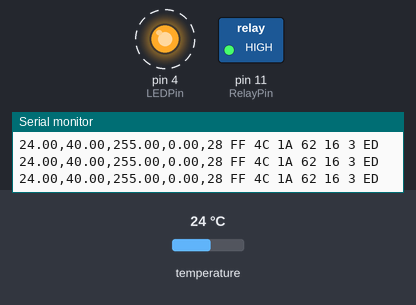
Bench run of a sketch on a simulated Arduino Uno, built with avr-gcc and run on an emulated ATmega328P. Parts: switched loads named in the sketch (green lamp = pin HIGH), output pins drawn as LEDs (lit = HIGH), the last lines printed to the serial monitor. Dashed ring = blinking. Inputs (shaded band) come from the test bench; at power-on: temperature 24 °C.

Above: at 3.7 s.
3.8 s: temperature set to 34.8 °C
6.1 s: temperature set to 35.5 °C
At 7.66 s:
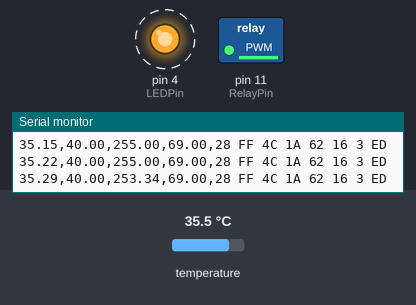
9.6 s: temperature set to 41 °C
At 11.8 s:
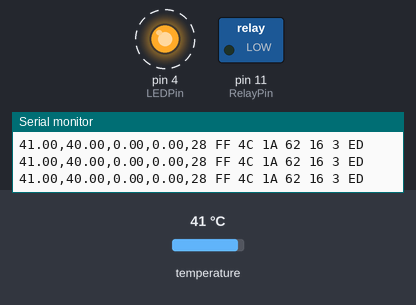
13.1 s: temperature set to 39 °C
At 15.8 s:
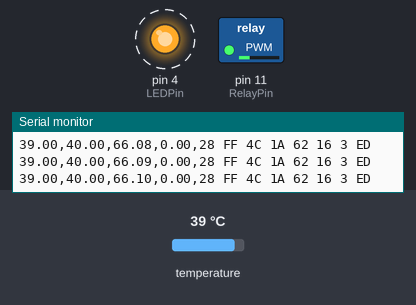
Timing chart, 0 to 18.3 s (numbered marks = the images above; inputs shaded):
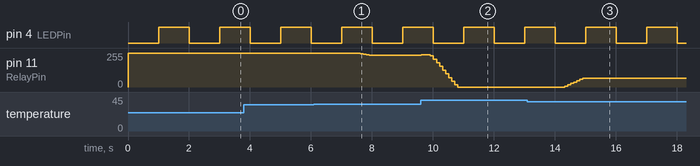

The sketch:

noiseDiodeTempControlPIDDallas_2Sensor21November2012.ino
```cpp
#include <OneWire.h>
#include <PID_v1.h>
#include <Metro.h>
#define RelayPin 11


#define LEDPin 4
double Setpoint, Input, Output;

double errorVal,errorWindow; //to keep the temperature error
int errorState,ledState; // state of the error (either within athe window or not)

//Specify the links and initial tuning parameters
PID myPID(&Input, &Output, &Setpoint,50,0.1,0, DIRECT);

//int WindowSize = 10000;
//unsigned long windowStartTime;


volatile int HighByte, LowByte, TReading, SignBit, Tc_100, Whole, Fract;
volatile int requestFlag;
volatile int readTimerCounter=0;
unsigned long Time[5];
double Temps[5],dRate;


byte present = 0;
byte data[12];
byte addr[8];
double error;
volatile double Temperature;
/* DS18S20 Temperature chip i/o

 */

OneWire  ds(10);  // on pin 10
//int Heater=11;
Metro requestTimer(1000);
Metro readTimer(100);


void requestTemps(){
  byte i;
  if ( !ds.search(addr)) {
    //  Serial.print("No more addresses.\n");
      ds.reset_search();
      return;
  }

  if ( OneWire::crc8( addr, 7) != addr[7]) {
      Serial.print("CRC is not valid!\n");
      return;
  }
  ds.reset();
  ds.select(addr);
  ds.write(0x44,1);
  requestFlag=1;

}

double readTemps(){
  char i;
  double Temp;

  present = ds.reset();
  ds.select(addr);
  ds.write(0xBE);         // Read Scratchpad


  for ( i = 0; i < 9; i++) {           // we need 9 bytes
    data[i] = ds.read();

  }

  LowByte = data[0];
  HighByte = data[1];
  TReading = (HighByte << 8) + LowByte;
  SignBit = TReading & 0x8000;  // test most sig bit
  if (SignBit) // negative
  {
    TReading = (TReading ^ 0xffff) + 1; // 2's comp
  }
  Tc_100 = (6 * TReading) + TReading / 4;    // multiply by (100 * 0.0625) or 6.25

  Whole = Tc_100 / 100;  // separate off the whole and fractional portions
  Fract = Tc_100 % 100;


  if (SignBit) // If its negative
  {
     Serial.print("-");
  }

  Temp=(float)Whole+(float)Fract/100;
 // Serial.print(Temp);
  return Temp;

}

void setup(void) {
  // initialize inputs/outputs
  // start serial port
  //windowStartTime = millis();
  Setpoint = 40;
  errorWindow=0.5;
  ledState=0; //start the indicator LED in off mode
  int jj;


  Serial.begin(9600);
    //tell the PID to range between 0 and the full window size
  myPID.SetOutputLimits(0, 255);
  myPID.SetSampleTime(100) ;
  //turn the PID on
  myPID.SetMode(AUTOMATIC);
  //myPID.SetTunings(100,0.1,0);
  pinMode(RelayPin,OUTPUT);


  pinMode(LEDPin,OUTPUT);

}

void loop(void) {

    double dTemp,dTime,dTimeLoop;
    unsigned long currTime;
    unsigned long TimeDiff,TimeDiffLoop;
    //char Output;
    int j;


  if(requestTimer.check()==1){
    //request temperatures every 1 second
       requestTemps();
       readTimerCounter=0;
       if(errorState==0){
         if(ledState==0){
          ledState=1;
         }
         else if(ledState==1){
          ledState=0;
         }
         //we need to blink the LED
      }
        else if(errorState==1){
          ledState=1;
         //we don't need to blink the LED
        }
        digitalWrite(LEDPin,ledState); //write the value and
  }
  if(readTimer.check()==1){
    readTimerCounter++;
    if(readTimerCounter>=10){
       readTimerCounter==0;


       Time[4]=Time[3];
       Time[3]=Time[2];
       Time[2]=Time[1];
       Time[1]=Time[0];
       Time[0]=millis();

       Temps[4]=Temps[3];
       Temps[3]=Temps[2];
       Temps[2]=Temps[1];
       Temps[1]=Temps[0];
       Temps[0]=readTemps(); //read the latest temperature
       TimeDiff = Time[0]-Time[1];
       dTemp=Temps[0]-Temps[1];
       dRate=100000.*dTemp/(double)TimeDiff;
       //dRate=dRate.;


 // Serial.print("\n");


        }


   // dTemp=Temps[0]-Temps[1];
   // dTime=(double)currTime-(double)Time[1];
    Serial.print(Input);
  Serial.print(",");
  Serial.print(Setpoint);
  Serial.print(",");
  Serial.print(Output);
  Serial.print(",");
  Serial.print(dRate);
  Serial.print(",");

  for(j=0;j<=7;j++){
    Serial.print(addr[j],HEX);
    Serial.print(" ");
  }
  errorVal=abs(Setpoint-Input);
  if(errorVal<errorWindow){
   errorState=1 ;
  }
  else if(errorVal>=errorWindow){
   errorState=0;
  }

//  Serial.print("\t");

//  Serial.print("\t");
//  Serial.print(currTime);
//  Serial.print("\t");
//  Serial.print(dTimeLoop);
//   Serial.print("\t");
//  Serial.print(dRate);
  Serial.print("\n");


  }


  currTime=millis();
  TimeDiffLoop=currTime-Time[0];
  dTimeLoop=(double)TimeDiffLoop;
  Temperature=Temps[1] + dTimeLoop*dRate/100000.;

  Input = Temperature;
  error=Temperature-Setpoint;
  myPID.Compute();

  analogWrite(RelayPin,Output);

}
```

Measured:
- after the input at 6.1 s, pin 11 (RelayPin): moves from 255/255 to 240/255 over 0.40 s, starting after 1.4 s
- after the input at 13.1 s, pin 11 (RelayPin): moves from 0/255 to 66/255 over 0.60 s, starting after 1.2 s
- by itself, pin 4 (LEDPin): alternates HIGH for 1.0 s and LOW for 1.0 s
